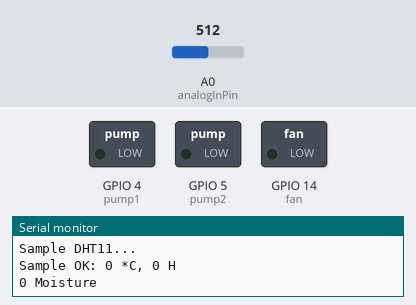
This sketch was run on a simulated ESP8266 (NodeMCU). Shown: switched loads named in the sketch (green lamp = pin HIGH), the last lines printed to the serial monitor. The inputs (shaded band) are chosen by the test bench; at power-on: A0 (analogInPin) = 512. WiFi joins after 1.5 s; servers stay silent unless stated.

Above: at 3.0 s.
3.1 s: A0 (analogInPin) set to 582
5.2 s: A0 (analogInPin) set to 609
At 6.0 s:
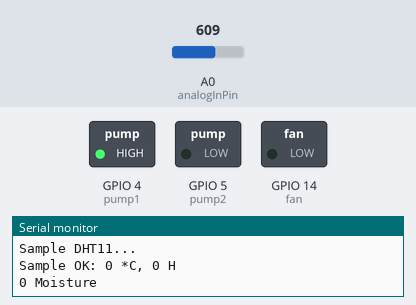
6.7 s: A0 (analogInPin) set to 590
At 8.2 s:
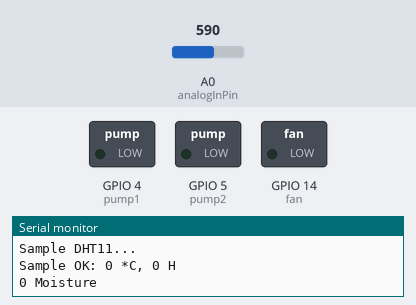
9.0 s: A0 (analogInPin) set to 610
At 10.4 s:
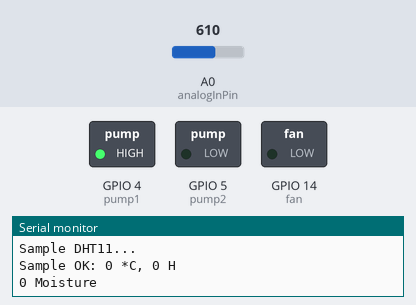
Timing chart, 0 to 12.0 s (numbered marks = the images above; inputs shaded):
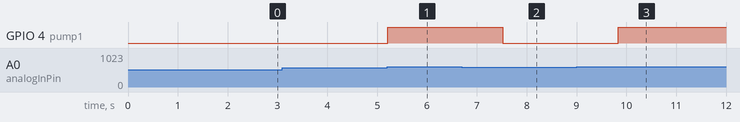

Measured:
- the behaviour switches between 600 and 601 on A0 (analogInPin) (found by bisection; images 0 and 1)
- after the input at 5.2 s, GPIO 4 (pump1): LOW → HIGH at once
- after the input at 6.7 s, GPIO 4 (pump1): HIGH → LOW after 0.82 s
- after the input at 9.0 s, GPIO 4 (pump1): LOW → HIGH after 0.84 s

The sketch:

iot_based_agri_blynk_edit.ino
```cpp
#define BLYNK_PRINT Serial
#include <ESP8266WiFi.h>
#include <BlynkSimpleEsp8266.h>
#include <SimpleDHT.h>
#include <DHT.h>

char auth[]= "iDv3o2o9yB-X0TkL-czT2N4-8P_EZh97"; // Your Auth token
char ssid[]= "Jontrotantrik";
char pass[]= "jtl.robotics";

const int analogInPin = A0;
int sensorValue = 0;
unsigned long int avgValue;
float b;
int buf[10],temp;

const int fan= 14; //D5

const int DHTPIN = 2; // D4 on nodemcu
//const int ph_sensor=A0;
const int pump1=4;//D2
const int pump2=5;//D1
const int moisture=12;//D6 on nodemcu

SimpleDHT11 dht11;
BlynkTimer timer;
int moisture_value;
#define DHTTYPE DHT11   // DHT 22  (AM2302)

DHT dht(DHTPIN, DHTTYPE);

void sendSensor()
{

  // start working...
  Serial.println("=================================");
  Serial.println("Sample DHT11...");

  // read without samples.
  byte temperature = 0;
  byte humidity = 0;
  //byte phValue=0;
  byte moisture_value=0;
  //byte phValue;
//  ph_level=analogRead(ph_sensor);
  int err = SimpleDHTErrSuccess;

  // for debug purposes.
  Serial.print("Sample OK: ");
  Serial.print((int)temperature); Serial.print(" *C, ");
  Serial.print((int)humidity); Serial.println(" H");
  // DHT11 sampling rate is 1HZ.
//Serial.print((int)phValue); Serial.println(" PH");
  Serial.print((int)moisture_value); Serial.println(" Moisture");
  delay(1000);
  Blynk.virtualWrite(V5, temperature);

  Blynk.virtualWrite(V7, humidity);
 // Blynk.virtualWrite(V6, phValue);
   Blynk.virtualWrite(V6, moisture_value);


}

void setup()
{
  // Debug console
  Serial.begin(9600);
  pinMode(fan, OUTPUT);
  pinMode (pump1,OUTPUT);
  pinMode(pump2,OUTPUT);
  //digitalWrite(pump1,HIGH);
    //digitalWrite(pump2,HIGH);

  // Sending authentication token to blynk. Getting access to your WiFi with SSID and password
  Blynk.begin(auth, ssid, pass);

  // Setup a function to be called every second
  timer.setInterval(1000L, sendSensor);
}

void loop()
{

  Blynk.run();
  timer.run();
    ph();
  moisture_control();
}
void moisture_control()
{
  moisture_value=analogRead(moisture);

  Serial.print("value= ");
  Serial.print(moisture_value);
  if (moisture_value<=600)
  {
    digitalWrite(pump1,LOW);
   // digitalWrite(pump2,LOW);

 //   delay(5000);
  }
  else
  {
    digitalWrite(pump1,HIGH);
//    digitalWrite(pump2,HIGH);
  }
}
void ph(){
   for(int i=0;i<10;i++)
 {
  buf[i]=analogRead(analogInPin);
  delay(10);
 }
 for(int i=0;i<9;i++)
 {
  for(int j=i+1;j<10;j++)
  {
   if(buf[i]>buf[j])
   {
    temp=buf[i];
    buf[i]=buf[j];
    buf[j]=temp;
   }
  }
 }
 avgValue=0;
 for(int i=2;i<8;i++)
 avgValue+=buf[i];
 float pHVol=(float)avgValue*5.0/1024/6;
 float phValue = -5.70 * pHVol + 21.34;
 Serial.print("sensor = ");
 Serial.println(phValue);

 delay(20);
 Blynk.virtualWrite(V0, phValue);
}


void temp_hum()
{
//  float h = dht.readHumidity();
    float t = dht.readTemperature();

    delay(3000);
  //      Serial.print("Humidity: ");
      //  Serial.print(h);
        //Serial.print(" %\t");
        Serial.print("Temperature: ");
        Serial.print(t);
        Serial.println(" *C");

         if (t>32)
  {
   digitalWrite(fan,HIGH);
  }
  else{
    digitalWrite(fan,LOW);
  }
}
```
